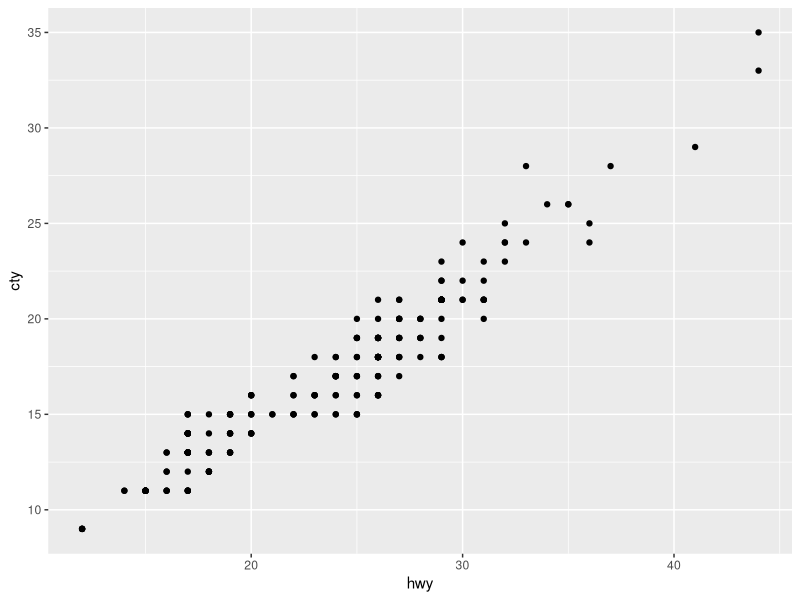
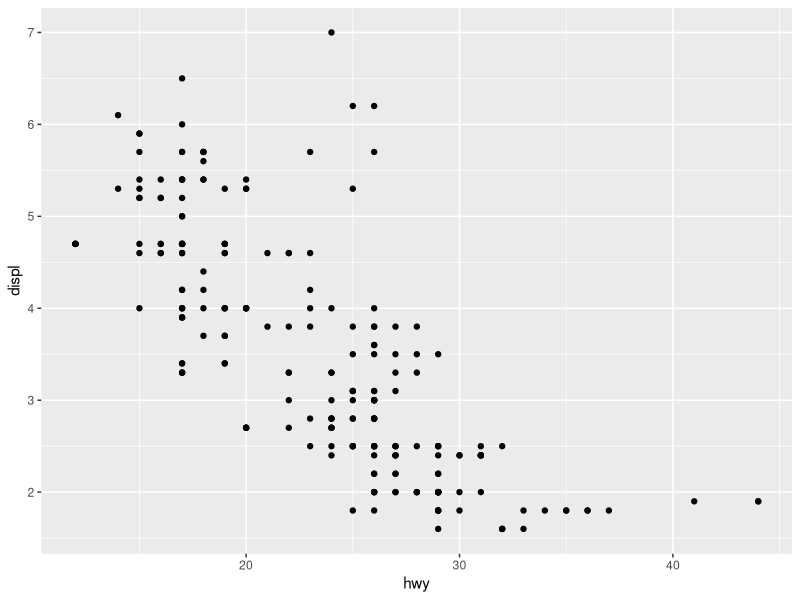

Write the R code that produced these figures, in order.
# Demo file
# 2020 Spring - BUS 355 Intro to Data Science

5 + 7

x <- 5 + 7

x <- 21

# this next line loads the ggplot2 package
library(ggplot2)

# this next line allows you to see the mpg data, which comes from the package
mpg


# the next 2 lines is the command to create a graph of the mpg data; and looks at the 
# relationship between hwy (which is miles per gallon on the highway) and cty (which 
# is miles per gallon in the city)
ggplot(data = mpg) +
  geom_point(mapping = aes(x = hwy, y = cty))


# this next line looks at hwy and displ (which is engine size--or displacement)
ggplot(data = mpg) +
  geom_point(mapping = aes(x = hwy, y = displ))





